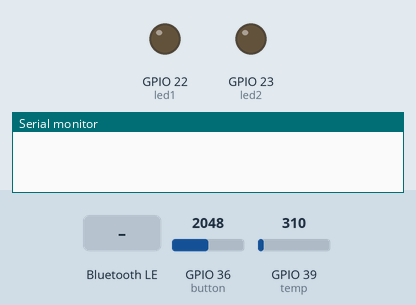
This program was run on a simulated ESP32. On the bench: output pins drawn as LEDs (lit = HIGH), the last lines printed to the serial monitor. The test bench sets the inputs (shaded band); at power-on: GPIO 36 (button) = 2048, GPIO 39 (temp) = 310 (analog values on the 0–4095 scale). Nothing arrives over Bluetooth unless stated; a phone connects over Bluetooth LE 3 s after start.

Above: at 1.2 s.
1.3 s: Bluetooth LE write "L1" received
At 2.3 s:
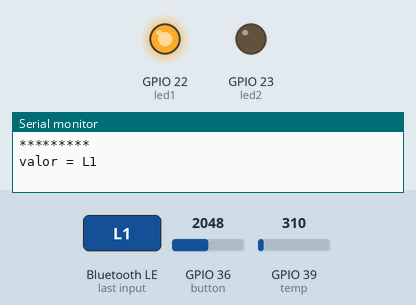
2.8 s: Bluetooth LE write "L2" received
At 3.5 s:
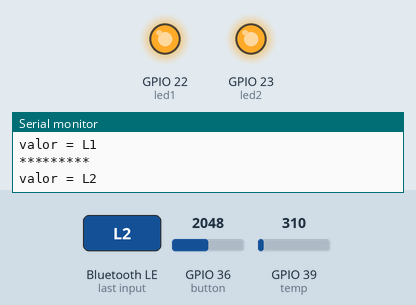
4.3 s: Bluetooth LE write "D1" received
At 4.6 s:
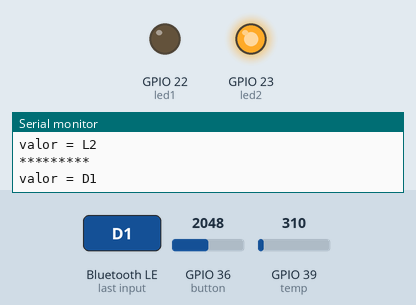
5.8 s: Bluetooth LE write "D2" received
At 7.0 s:
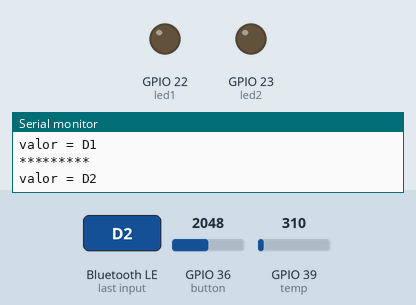
Timing chart, 0 to 8.3 s (numbered marks = the images above; inputs shaded):
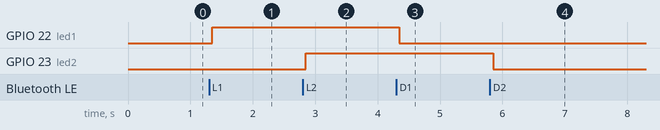

Measured:
- after the input at 1.3 s, GPIO 22 (led1): LOW → HIGH after 0.05 s
- after the input at 2.8 s, GPIO 23 (led2): LOW → HIGH after 0.05 s
- after the input at 4.3 s, GPIO 22 (led1): HIGH → LOW after 0.05 s
- after the input at 5.8 s, GPIO 23 (led2): HIGH → LOW after 0.05 s

The program:

main.cpp
```cpp
#include <Arduino.h>
#include <BLEDevice.h>
#include <BLEUtils.h>
#include <BLEServer.h>

/* Atividade 7
  A atividade consistiu em utilizar o protocolo BLE(Bluetooth Low Energy)
  para envio e recepção de sinais de sensores e leds. A interface gráfica
  foi produzida no app inventor.
*/

String valor;
String temp_s;
String button_s;
int temp_i;
int button_i;
int led1 = 22;
int led2 = 23;
int temp = 39;
int button = 36;


#define SERVICE_UUID        "2b63d1ab-48b5-4709-bff5-263ae5df6f7c"
#define CHARACTERISTIC_UUID "1a77e754-6df0-4efa-89f6-680cdbff28f2"

class MyCallbacks: public BLECharacteristicCallbacks {
    void onWrite(BLECharacteristic *pCharacteristic) {
      std::string value = pCharacteristic->getValue();

    if (value.length() > 0) {
        valor = "";
        for (int i = 0; i < value.length(); i++){
          // Serial.print(value[i]);
          valor = valor + value[i];
        }

        Serial.println("*********");
        Serial.print("valor = ");
        Serial.println(valor);
        if(valor == "temp") {
          pCharacteristic->setValue(temp_s.c_str());
          }
        if(valor == "button") {
          pCharacteristic->setValue(button_s.c_str());
          }
        if(valor == "L1") {
            digitalWrite(led1, HIGH);
          pCharacteristic->setValue("Ligado");
          }
        if(valor == "D1") {
            digitalWrite(led1, LOW);
          pCharacteristic->setValue("Desligado");
          }
        if(valor == "L2") {
            digitalWrite(led2, HIGH);
          pCharacteristic->setValue("Ligado");
          }
        if(valor == "D2") {
            digitalWrite(led2, LOW);
          pCharacteristic->setValue("Desligado");
          }
      }
    }
};

void setup() {
  Serial.begin(115200);
  pinMode(led1, OUTPUT);
  pinMode(led2, OUTPUT);
  analogReadResolution(12); // resolução do ADC 12 bits
  analogSetAttenuation(ADC_0db);  // Atenuação do ADC 1,1V - 4095
  analogSetPinAttenuation(button, ADC_11db); // Atenuação do ADC 3,3V - 4095
  BLEDevice::init("Pratica 07");
  BLEServer *pServer = BLEDevice::createServer();
  BLEService *pService = pServer->createService(SERVICE_UUID);
  BLECharacteristic *pCharacteristic = pService->createCharacteristic(
                                         CHARACTERISTIC_UUID,
                                         BLECharacteristic::PROPERTY_READ |
                                         BLECharacteristic::PROPERTY_WRITE
                                       );

  pCharacteristic->setCallbacks(new MyCallbacks());
  pCharacteristic->setValue("Iniciado.");
  pService->start();

  BLEAdvertising *pAdvertising = pServer->getAdvertising();
  pAdvertising->start();
}

void loop() {
  delay(1000);
  temp_i=analogRead(temp);
  temp_s = (String) temp_i;
  button_i=analogRead(button);
  button_s = (String) button_i;
 }
```
